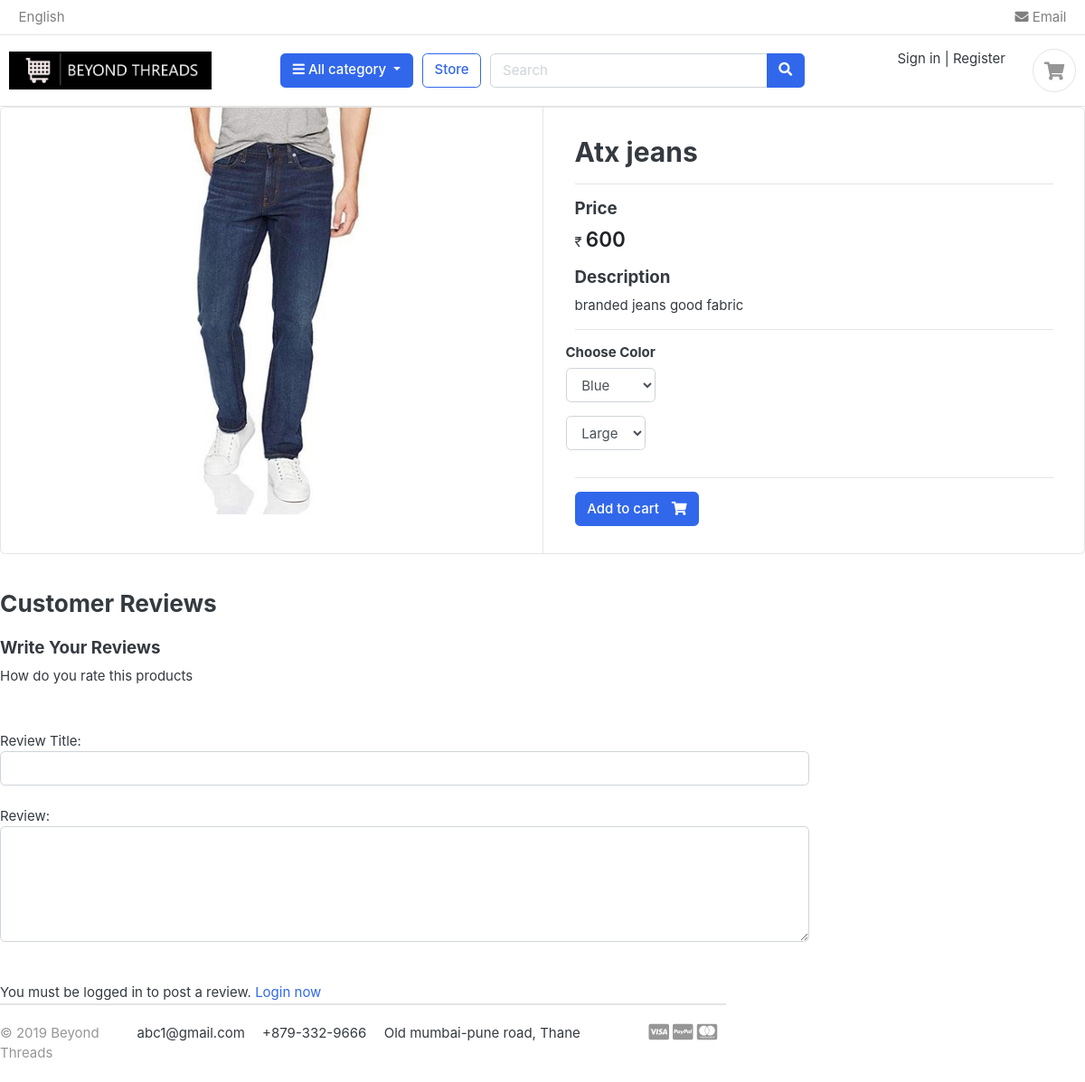
/store/category/jeans/atx-jeans/, run on the app's committed database.
### store/models.py (models this page shows, shortened)
class Product(models.Model):
    product_name=models.CharField(max_length=100)
    images=models.ImageField(upload_to="photos/product")
    description=models.TextField(max_length=200)
    slug=models.SlugField(max_length=100)
    price=models.IntegerField()
    stock=models.IntegerField()
    is_available=models.BooleanField(default=True)
    upload_date=models.DateTimeField(auto_now_add=True)
    updated_date=models.DateTimeField(auto_now=True)
    category=models.ForeignKey(Category,on_delete=models.CASCADE)

### store/views.py (the view)
# urls.py: path('category/<slug:category_slug>/<slug:product_slug>/',views.product_detail,name="product_detail"),
def product_detail(request,category_slug,product_slug):
    single_product=Product.objects.get(category__slug=category_slug,slug=product_slug)
    context={
        'single_product':single_product
    }
    return render(request,'store/product_detail.html',context)

### carts/context_processors.py (called while the page is built)
def counter(request):
    if 'carts/carts' in request.path:
        try:
            cart_count=0
            if request.user.is_authenticated:
                  cart_items=CartItem.objects.filter(user=request.user,is_active=True)
            else:
                cart=Cart.objects.get(cart_id=_cart_id(request))
                cart_items=CartItem.objects.filter(cart=cart,is_active=True)
            for cart_item in cart_items:
                cart_count=cart_count+cart_item.quantity
            return dict(cart_count=cart_count)
        except Cart.DoesNotExist:
            cart_count=0
    else:
        return {}

### carts/models.py (called while the page is built)
    def colors(self):
        return super(VariationManager,self).filter(variation_category='color',is_active=True)

    def sizes(self):
        return super(VariationManager,self).filter(variation_category='size',is_active=True)

### category/context_processors.py (called while the page is built)
def menu_links(request):
    links=Category.objects.all()
    return dict(multiple_links=links)

### category/models.py (called while the page is built)
    def get_url(self):
        return reverse('product_by_category',args=[self.slug])

### templates/store/product_detail.html (shortened to what this page needs)
{% extends 'base.html' %}
{% load static %}
{% block content %}
<div class="card">
    <div class="row no-gutters">
        <aside class="col-md-6">
            <article class="gallery-wrap">
                <div class="img-big-wrap">
                    <a href="#"><img src="{{single_product.images.url}}"></a>
                </div>
            </article>
        </aside>
        <main class="col-md-6 border-left">
            <article class="content-body">
                <form method="POST" action="{% url 'add_cart' single_product.id %}">
                <h2 class="title">{{single_product.product_name}}</h2><hr>
                <div class="mb-3">
                    <h5>Price</h5>
                    ₹ <var class="price h4">{{single_product.price}}</var>
                </div>
               <h5>Description</h5>
                <p>{{single_product.description}}</p>
                <hr>
                <div class="row">
                    <div class="item-option-select">
                        <h6>Choose Color</h6>
                        <select name="color" class="form-control">
                            {% for i in single_product.variation_set.colors %}
                            <option value={{i.variation_value}}>{{i.variation_value}}</option>
                            {% endfor %}
                        </select>
                    </div>
                </div>
                <div class="row">
                    <div class="item-option-select">
                        <select name="size" class="form-control">
                            {% for i in single_product.variation_set.sizes %}
                            <option value={{i.variation_value}}>{{i.variation_value}}</option>
                            {% endfor %}
                        </select>
                    </div>
                </div>
                <hr>
                {% if single_product.stock > 0 %}
                <button type="submit" class="btn  btn-primary"> <span class="text">Add to cart</span> <i class="fas fa-shopping-cart"></i></button>
                {% else %}
                <h1 class="btn btn-danger">Out of Stock</h1>
                {% endif %}
            </article>
        </main>
    </div>
</div>
<br>
<div class="row">
    <div class="col-md-9">
        <header class="section-heading">
            <h3>Customer Reviews </h3>
        </header>
        <form method="POST" action="{% url 'submit_review' single_product.id %}">
            <h5>Write Your Reviews</h5>
            <div>
                <label>How do you rate this products</label>
                <br>
                <div class="rate">
                    <input type="radio" name="rating" id="rating10" value="5" required><label for="rating10" title="5"></label>
                    <input type="radio" name="rating" id="rating9" value="4.5" required><label for="rating9" title="4.5"></label>
                    <input type="radio" name="rating" id="rating8" value="4" required><label for="rating8" title="4"></label>
                    <input type="radio" name="rating" id="rating7" value="3.5" required><label for="rating7" title="3.5"></label>
                    <input type="radio" name="rating" id="rating6" value="3" required><label for="rating6" title="3"></label>
                    <input type="radio" name="rating" id="rating5" value="2.5" required><label for="rating5" title="2.5"></label>
                    <input type="radio" name="rating" id="rating4" value="2" required><label for="rating4" title="2"></label>
                    <input type="radio" name="rating" id="rating3" value="1.5" required><label for="rating3" title="1.5"></label>
                    <input type="radio" name="rating" id="rating2" value="1" required><label for="rating2" title="1"></label>
                    <input type="radio" name="rating" id="rating1" value="0.5" required><label for="rating1" title="0.5"></label>
            </div><br>
            Review Title:
            <input type="text" class="form-control" name="subject">
            <br>
            Review:
            <textarea name="review" class="form-control" rows="5"></textarea><br><br>
        {% if user.is_authenticated %}
        <input type="submit" value="Submit Review" class="btn btn-primary">
{% else %}
<p>You must be logged in to post a review. <span><a href="{% url 'login' %}">Login now</a></span></p>
{% endif %}
    </div>
</div>
{% endblock %}

### static/css/ui.css (style rules this page uses)
html { font-family: "Inter", sans-serif; font-size: 15px; }
.content-body { flex: 1 1 auto; padding: 2rem 2.3rem; }
var { font-style: normal; }
article:after, .form-group:after { display: block; clear: both; content: ""; }
.section-heading { margin-bottom: 20px; margin-top: 15px; }
p:last-child { margin-bottom: 0; }
.btn .text + i { margin-left: 10px; }
.price { font-weight: 600; color: #212529; }
.gallery-wrap .img-big-wrap { margin-bottom: 10px; border-radius: 0.37rem; overflow: hidden; background-color: #fff; }
.gallery-wrap .img-big-wrap a { text-align: center; display: block; }
.gallery-wrap .img-big-wrap img { height: 450px; width: auto; display: inline-block; }
.item-option-select { margin-bottom: 1rem; display: inline-block; margin-right: 15px; }

### static/css/star.css (style rules this page uses)
.rate { display: inline-block;; border: 0; }
.rate > label { float: right; }
.rate > label:before { content: "\f005"; display: inline-block; font-size: 1.1rem; font-family:FontAwesome; margin:0; padding:0.3rem .2rem; cursor: pointer; }

### data on the page
Product: images (picture), product_name "Atx jeans", price "600", description "branded jeans good fabric"

### other printed values
form field color "Blue"
form field size "Large"
